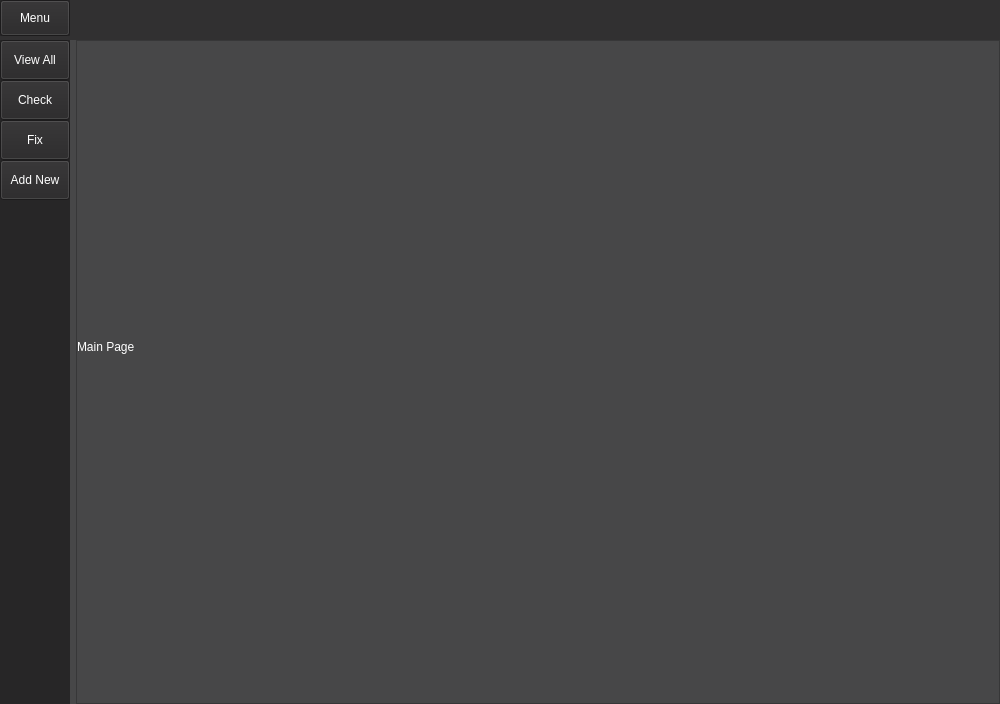
<?xml version="1.0" encoding="UTF-8"?>
<ui version="4.0">
 <class>MainWindow</class>
 <widget class="QMainWindow" name="MainWindow">
  <property name="geometry">
   <rect>
    <x>0</x>
    <y>0</y>
    <width>1000</width>
    <height>704</height>
   </rect>
  </property>
  <property name="minimumSize">
   <size>
    <width>1000</width>
    <height>500</height>
   </size>
  </property>
  <property name="windowTitle">
   <string>MainWindow</string>
  </property>
  <property name="styleSheet">
   <string notr="true">background-color: rgb(71, 71, 72);</string>
  </property>
  <widget class="QWidget" name="centralwidget">
   <layout class="QVBoxLayout" name="verticalLayout">
    <property name="spacing">
     <number>0</number>
    </property>
    <property name="leftMargin">
     <number>0</number>
    </property>
    <property name="topMargin">
     <number>0</number>
    </property>
    <property name="rightMargin">
     <number>0</number>
    </property>
    <property name="bottomMargin">
     <number>0</number>
    </property>
    <item>
     <widget class="QFrame" name="top_bar">
      <property name="minimumSize">
       <size>
        <width>0</width>
        <height>40</height>
       </size>
      </property>
      <property name="maximumSize">
       <size>
        <width>16777215</width>
        <height>40</height>
       </size>
      </property>
      <property name="styleSheet">
       <string notr="true">background-color: rgb(49, 48, 49);</string>
      </property>
      <property name="frameShape">
       <enum>QFrame::NoFrame</enum>
      </property>
      <property name="frameShadow">
       <enum>QFrame::Raised</enum>
      </property>
      <widget class="QFrame" name="frame_toggle">
       <property name="geometry">
        <rect>
         <x>0</x>
         <y>0</y>
         <width>70</width>
         <height>36</height>
        </rect>
       </property>
       <property name="maximumSize">
        <size>
         <width>70</width>
         <height>40</height>
        </size>
       </property>
       <property name="styleSheet">
        <string notr="true">background-color: rgb(39, 38, 39);</string>
       </property>
       <property name="frameShape">
        <enum>QFrame::NoFrame</enum>
       </property>
       <property name="frameShadow">
        <enum>QFrame::Raised</enum>
       </property>
       <layout class="QVBoxLayout" name="verticalLayout_2">
        <property name="spacing">
         <number>0</number>
        </property>
        <property name="leftMargin">
         <number>0</number>
        </property>
        <property name="topMargin">
         <number>0</number>
        </property>
        <property name="rightMargin">
         <number>0</number>
        </property>
        <property name="bottomMargin">
         <number>0</number>
        </property>
        <item>
         <widget class="QPushButton" name="menu_button">
          <property name="sizePolicy">
           <sizepolicy hsizetype="Expanding" vsizetype="Expanding">
            <horstretch>0</horstretch>
            <verstretch>0</verstretch>
           </sizepolicy>
          </property>
          <property name="styleSheet">
           <string notr="true">QPushButton{
	color: rgb(255,255,255);
}</string>
          </property>
          <property name="text">
           <string>Menu</string>
          </property>
         </widget>
        </item>
       </layout>
      </widget>
     </widget>
    </item>
    <item>
     <widget class="QFrame" name="Content">
      <property name="frameShape">
       <enum>QFrame::NoFrame</enum>
      </property>
      <property name="frameShadow">
       <enum>QFrame::Raised</enum>
      </property>
      <layout class="QHBoxLayout" name="horizontalLayout">
       <property name="spacing">
        <number>6</number>
       </property>
       <property name="leftMargin">
        <number>0</number>
       </property>
       <property name="topMargin">
        <number>0</number>
       </property>
       <property name="rightMargin">
        <number>0</number>
       </property>
       <property name="bottomMargin">
        <number>0</number>
       </property>
       <item>
        <widget class="QFrame" name="frame_left_menu">
         <property name="minimumSize">
          <size>
           <width>70</width>
           <height>0</height>
          </size>
         </property>
         <property name="maximumSize">
          <size>
           <width>70</width>
           <height>16777215</height>
          </size>
         </property>
         <property name="styleSheet">
          <string notr="true">background-color: rgb(39, 38 ,39);</string>
         </property>
         <property name="frameShape">
          <enum>QFrame::NoFrame</enum>
         </property>
         <property name="frameShadow">
          <enum>QFrame::Raised</enum>
         </property>
         <layout class="QVBoxLayout" name="verticalLayout_3">
          <property name="spacing">
           <number>0</number>
          </property>
          <property name="leftMargin">
           <number>0</number>
          </property>
          <property name="topMargin">
           <number>0</number>
          </property>
          <property name="rightMargin">
           <number>0</number>
          </property>
          <property name="bottomMargin">
           <number>0</number>
          </property>
          <item alignment="Qt::AlignTop">
           <widget class="QFrame" name="frame_top_menus">
            <property name="frameShape">
             <enum>QFrame::NoFrame</enum>
            </property>
            <property name="frameShadow">
             <enum>QFrame::Raised</enum>
            </property>
            <layout class="QVBoxLayout" name="verticalLayout_4">
             <property name="spacing">
              <number>0</number>
             </property>
             <property name="leftMargin">
              <number>0</number>
             </property>
             <property name="topMargin">
              <number>0</number>
             </property>
             <property name="rightMargin">
              <number>0</number>
             </property>
             <property name="bottomMargin">
              <number>0</number>
             </property>
             <item>
              <widget class="QPushButton" name="Btn_1">
               <property name="sizePolicy">
                <sizepolicy hsizetype="Expanding" vsizetype="Fixed">
                 <horstretch>0</horstretch>
                 <verstretch>0</verstretch>
                </sizepolicy>
               </property>
               <property name="minimumSize">
                <size>
                 <width>0</width>
                 <height>40</height>
                </size>
               </property>
               <property name="styleSheet">
                <string notr="true">QPushButton{
	color: rgb(255,255,255);
	background_color: rgb(39,38,39);
}
QPushButton:hover{
	background-color: rgb(77, 77, 78);
}</string>
               </property>
               <property name="text">
                <string>View All</string>
               </property>
              </widget>
             </item>
             <item>
              <widget class="QPushButton" name="Btn_2">
               <property name="minimumSize">
                <size>
                 <width>0</width>
                 <height>40</height>
                </size>
               </property>
               <property name="styleSheet">
                <string notr="true">QPushButton{
	color: rgb(255,255,255);
	background_color: rgb(39,38,39);
}
QPushButton:hover{
	background-color: rgb(77, 77, 78);
}</string>
               </property>
               <property name="text">
                <string>Check</string>
               </property>
              </widget>
             </item>
             <item>
              <widget class="QPushButton" name="Btn_3">
               <property name="minimumSize">
                <size>
                 <width>0</width>
                 <height>40</height>
                </size>
               </property>
               <property name="styleSheet">
                <string notr="true">QPushButton{
	color: rgb(255,255,255);
	background_color: rgb(39,38,39);
}
QPushButton:hover{
	background-color: rgb(77, 77, 78);
}</string>
               </property>
               <property name="text">
                <string>Fix</string>
               </property>
              </widget>
             </item>
             <item>
              <widget class="QPushButton" name="Btn_4">
               <property name="minimumSize">
                <size>
                 <width>0</width>
                 <height>40</height>
                </size>
               </property>
               <property name="styleSheet">
                <string notr="true">QPushButton{
	color: rgb(255,255,255);
	background_color: rgb(39,38,39);
}
QPushButton:hover{
	background-color: rgb(77, 77, 78);
}</string>
               </property>
               <property name="text">
                <string>Add New</string>
               </property>
              </widget>
             </item>
            </layout>
           </widget>
          </item>
         </layout>
        </widget>
       </item>
       <item>
        <widget class="QFrame" name="frame_pages">
         <property name="frameShape">
          <enum>QFrame::StyledPanel</enum>
         </property>
         <property name="frameShadow">
          <enum>QFrame::Raised</enum>
         </property>
         <layout class="QVBoxLayout" name="verticalLayout_5">
          <property name="spacing">
           <number>0</number>
          </property>
          <property name="leftMargin">
           <number>0</number>
          </property>
          <property name="topMargin">
           <number>0</number>
          </property>
          <property name="rightMargin">
           <number>0</number>
          </property>
          <property name="bottomMargin">
           <number>0</number>
          </property>
          <item>
           <widget class="QStackedWidget" name="Page_widgets">
            <widget class="QWidget" name="page_1">
             <property name="styleSheet">
              <string notr="true"/>
             </property>
             <widget class="QLabel" name="page_1_label">
              <property name="geometry">
               <rect>
                <x>0</x>
                <y>120</y>
                <width>611</width>
                <height>371</height>
               </rect>
              </property>
              <property name="styleSheet">
               <string notr="true">QLabel{
	color:rgb(255,255,255);
	font: 30pt &quot;.AppleSystemUIFont&quot;;
}

</string>
              </property>
              <property name="text">
               <string>Main Page</string>
              </property>
             </widget>
            </widget>
            <widget class="QWidget" name="page_2">
             <widget class="QLabel" name="page_2_label">
              <property name="geometry">
               <rect>
                <x>10</x>
                <y>10</y>
                <width>531</width>
                <height>111</height>
               </rect>
              </property>
              <property name="styleSheet">
               <string notr="true">QLabel{
	color:rgb(255,255,255);
	font: 15pt &quot;.AppleSystemUIFont&quot;;
}</string>
              </property>
              <property name="text">
               <string>TextLabel</string>
              </property>
             </widget>
             <widget class="QTableWidget" name="Table_Cve">
              <property name="geometry">
               <rect>
                <x>10</x>
                <y>150</y>
                <width>871</width>
                <height>421</height>
               </rect>
              </property>
             </widget>
            </widget>
            <widget class="QWidget" name="page_3">
             <widget class="QLabel" name="page_3_label">
              <property name="geometry">
               <rect>
                <x>30</x>
                <y>130</y>
                <width>311</width>
                <height>41</height>
               </rect>
              </property>
              <property name="styleSheet">
               <string notr="true">QLabel{
	color:rgb(255,255,255);
	font: 15pt &quot;.AppleSystemUIFont&quot;;
}</string>
              </property>
              <property name="text">
               <string>Page 3</string>
              </property>
             </widget>
             <widget class="QLabel" name="label_vul1">
              <property name="geometry">
               <rect>
                <x>30</x>
                <y>180</y>
                <width>180</width>
                <height>35</height>
               </rect>
              </property>
              <property name="styleSheet">
               <string notr="true">QLabel{
	color:rgb(255,255,255);
}</string>
              </property>
              <property name="text">
               <string>Vul 1</string>
              </property>
             </widget>
             <widget class="QPushButton" name="Btn_vul1">
              <property name="geometry">
               <rect>
                <x>250</x>
                <y>190</y>
                <width>113</width>
                <height>32</height>
               </rect>
              </property>
              <property name="styleSheet">
               <string notr="true">QPushButton
{
	color:rgb(255,255,255);
}

QPushButton:hover{
	background-color: rgb(77, 77, 78);
}</string>
              </property>
              <property name="text">
               <string>Check</string>
              </property>
             </widget>
             <widget class="QLabel" name="label_vul2">
              <property name="geometry">
               <rect>
                <x>30</x>
                <y>220</y>
                <width>180</width>
                <height>35</height>
               </rect>
              </property>
              <property name="styleSheet">
               <string notr="true">QLabel{
	color:rgb(255,255,255);
}</string>
              </property>
              <property name="text">
               <string>Vul 2</string>
              </property>
             </widget>
             <widget class="QLabel" name="label_vul3">
              <property name="geometry">
               <rect>
                <x>30</x>
                <y>260</y>
                <width>180</width>
                <height>35</height>
               </rect>
              </property>
              <property name="styleSheet">
               <string notr="true">QLabel{
	color:rgb(255,255,255);
}</string>
              </property>
              <property name="text">
               <string>Vul 3</string>
              </property>
             </widget>
             <widget class="QLabel" name="label_vul4">
              <property name="geometry">
               <rect>
                <x>30</x>
                <y>300</y>
                <width>180</width>
                <height>35</height>
               </rect>
              </property>
              <property name="styleSheet">
               <string notr="true">QLabel{
	color:rgb(255,255,255);
}</string>
              </property>
              <property name="text">
               <string>Vul 4</string>
              </property>
             </widget>
             <widget class="QLabel" name="label_vul5">
              <property name="geometry">
               <rect>
                <x>30</x>
                <y>340</y>
                <width>180</width>
                <height>35</height>
               </rect>
              </property>
              <property name="styleSheet">
               <string notr="true">QLabel{
	color:rgb(255,255,255);
}</string>
              </property>
              <property name="text">
               <string>Vul 5</string>
              </property>
             </widget>
             <widget class="QPushButton" name="Btn_vul2">
              <property name="geometry">
               <rect>
                <x>250</x>
                <y>230</y>
                <width>113</width>
                <height>32</height>
               </rect>
              </property>
              <property name="styleSheet">
               <string notr="true">QPushButton
{
	color:rgb(255,255,255);
}

QPushButton:hover{
	background-color: rgb(77, 77, 78);
}</string>
              </property>
              <property name="text">
               <string>Check</string>
              </property>
             </widget>
             <widget class="QPushButton" name="Btn_vul3">
              <property name="geometry">
               <rect>
                <x>250</x>
                <y>270</y>
                <width>113</width>
                <height>32</height>
               </rect>
              </property>
              <property name="styleSheet">
               <string notr="true">QPushButton
{
	color:rgb(255,255,255);
}

QPushButton:hover{
	background-color: rgb(77, 77, 78);
}</string>
              </property>
              <property name="text">
               <string>Check</string>
              </property>
             </widget>
             <widget class="QPushButton" name="Btn_vul5">
              <property name="geometry">
               <rect>
                <x>250</x>
                <y>350</y>
                <width>113</width>
                <height>32</height>
               </rect>
              </property>
              <property name="styleSheet">
               <string notr="true">QPushButton
{
	color:rgb(255,255,255);
}

QPushButton:hover{
	background-color: rgb(77, 77, 78);
}</string>
              </property>
              <property name="text">
               <string>Check</string>
              </property>
             </widget>
             <widget class="QPushButton" name="Btn_vul4">
              <property name="geometry">
               <rect>
                <x>250</x>
                <y>310</y>
                <width>113</width>
                <height>32</height>
               </rect>
              </property>
              <property name="styleSheet">
               <string notr="true">QPushButton
{
	color:rgb(255,255,255);
}

QPushButton:hover{
	background-color: rgb(77, 77, 78);
}</string>
              </property>
              <property name="text">
               <string>Check</string>
              </property>
             </widget>
            </widget>
            <widget class="QWidget" name="page_4">
             <widget class="QLabel" name="page_4_label">
              <property name="geometry">
               <rect>
                <x>20</x>
                <y>110</y>
                <width>111</width>
                <height>41</height>
               </rect>
              </property>
              <property name="styleSheet">
               <string notr="true">QLabel{
	color:rgb(255,255,255);
	font: 15pt &quot;.AppleSystemUIFont&quot;;
}</string>
              </property>
              <property name="text">
               <string>Available Fixes</string>
              </property>
              <property name="textFormat">
               <enum>Qt::PlainText</enum>
              </property>
              <property name="alignment">
               <set>Qt::AlignCenter</set>
              </property>
             </widget>
             <widget class="QPushButton" name="Btn_fix">
              <property name="geometry">
               <rect>
                <x>20</x>
                <y>470</y>
                <width>113</width>
                <height>32</height>
               </rect>
              </property>
              <property name="styleSheet">
               <string notr="true">QPushButton{
	color: rgb(255,255,255);
}
QPushButton:hover{
	background-color: rgb(77, 77, 78);
}</string>
              </property>
              <property name="text">
               <string>Fix</string>
              </property>
             </widget>
             <widget class="QRadioButton" name="radioButton_1">
              <property name="geometry">
               <rect>
                <x>20</x>
                <y>140</y>
                <width>190</width>
                <height>60</height>
               </rect>
              </property>
              <property name="styleSheet">
               <string notr="true">QRadioButton{
	color: rgb(255,255,255);
}</string>
              </property>
              <property name="text">
               <string>CVE-2019-14271 </string>
              </property>
             </widget>
             <widget class="QRadioButton" name="radioButton_2">
              <property name="geometry">
               <rect>
                <x>20</x>
                <y>200</y>
                <width>190</width>
                <height>60</height>
               </rect>
              </property>
              <property name="styleSheet">
               <string notr="true">QRadioButton{
	color: rgb(255,255,255);
}</string>
              </property>
              <property name="text">
               <string>CVE-2019-13139</string>
              </property>
             </widget>
             <widget class="QRadioButton" name="radioButton_3">
              <property name="geometry">
               <rect>
                <x>20</x>
                <y>260</y>
                <width>190</width>
                <height>60</height>
               </rect>
              </property>
              <property name="styleSheet">
               <string notr="true">QRadioButton{
	color: rgb(255,255,255);
}</string>
              </property>
              <property name="text">
               <string>CVE-2019-5736</string>
              </property>
             </widget>
             <widget class="QRadioButton" name="radioButton_4">
              <property name="geometry">
               <rect>
                <x>20</x>
                <y>320</y>
                <width>190</width>
                <height>60</height>
               </rect>
              </property>
              <property name="styleSheet">
               <string notr="true">QRadioButton{
	color: rgb(255,255,255);
}</string>
              </property>
              <property name="text">
               <string>CVE-4-</string>
              </property>
             </widget>
             <widget class="QRadioButton" name="radioButton_5">
              <property name="geometry">
               <rect>
                <x>20</x>
                <y>380</y>
                <width>190</width>
                <height>60</height>
               </rect>
              </property>
              <property name="styleSheet">
               <string notr="true">QRadioButton{
	color: rgb(255,255,255);
}</string>
              </property>
              <property name="text">
               <string>CVE-5-</string>
              </property>
             </widget>
            </widget>
            <widget class="QWidget" name="page_5">
             <widget class="QLabel" name="page_5_label">
              <property name="geometry">
               <rect>
                <x>20</x>
                <y>20</y>
                <width>841</width>
                <height>61</height>
               </rect>
              </property>
              <property name="styleSheet">
               <string notr="true">QLabel{
	color:rgb(255,255,255);
	font: 30pt &quot;.AppleSystemUIFont&quot;;
}
</string>
              </property>
              <property name="text">
               <string>Page 5</string>
              </property>
             </widget>
             <widget class="QTextBrowser" name="textBrowser">
              <property name="geometry">
               <rect>
                <x>20</x>
                <y>130</y>
                <width>71</width>
                <height>41</height>
               </rect>
              </property>
              <property name="frameShape">
               <enum>QFrame::NoFrame</enum>
              </property>
              <property name="html">
               <string>&lt;!DOCTYPE HTML PUBLIC &quot;-//W3C//DTD HTML 4.0//EN&quot; &quot;http://www.w3.org/TR/REC-html40/strict.dtd&quot;&gt;
&lt;html&gt;&lt;head&gt;&lt;meta name=&quot;qrichtext&quot; content=&quot;1&quot; /&gt;&lt;style type=&quot;text/css&quot;&gt;
p, li { white-space: pre-wrap; }
&lt;/style&gt;&lt;/head&gt;&lt;body style=&quot; font-family:'SimSun'; font-size:9pt; font-weight:400; font-style:normal;&quot;&gt;
&lt;p style=&quot; margin-top:0px; margin-bottom:0px; margin-left:0px; margin-right:0px; -qt-block-indent:0; text-indent:0px;&quot;&gt;&lt;span style=&quot; font-size:18pt; color:#ffffff;&quot;&gt;Name&lt;/span&gt;&lt;/p&gt;&lt;/body&gt;&lt;/html&gt;</string>
              </property>
             </widget>
             <widget class="QTextEdit" name="cve_name">
              <property name="geometry">
               <rect>
                <x>240</x>
                <y>130</y>
                <width>431</width>
                <height>41</height>
               </rect>
              </property>
             </widget>
             <widget class="QTextBrowser" name="textBrowser_2">
              <property name="geometry">
               <rect>
                <x>20</x>
                <y>190</y>
                <width>171</width>
                <height>41</height>
               </rect>
              </property>
              <property name="frameShape">
               <enum>QFrame::NoFrame</enum>
              </property>
              <property name="html">
               <string>&lt;!DOCTYPE HTML PUBLIC &quot;-//W3C//DTD HTML 4.0//EN&quot; &quot;http://www.w3.org/TR/REC-html40/strict.dtd&quot;&gt;
&lt;html&gt;&lt;head&gt;&lt;meta name=&quot;qrichtext&quot; content=&quot;1&quot; /&gt;&lt;style type=&quot;text/css&quot;&gt;
p, li { white-space: pre-wrap; }
&lt;/style&gt;&lt;/head&gt;&lt;body style=&quot; font-family:'SimSun'; font-size:9pt; font-weight:400; font-style:normal;&quot;&gt;
&lt;p style=&quot; margin-top:0px; margin-bottom:0px; margin-left:0px; margin-right:0px; -qt-block-indent:0; text-indent:0px;&quot;&gt;&lt;span style=&quot; font-size:18pt; color:#ffffff;&quot;&gt;Description&lt;/span&gt;&lt;/p&gt;&lt;/body&gt;&lt;/html&gt;</string>
              </property>
             </widget>
             <widget class="QTextEdit" name="cve_description">
              <property name="geometry">
               <rect>
                <x>240</x>
                <y>190</y>
                <width>431</width>
                <height>191</height>
               </rect>
              </property>
             </widget>
             <widget class="QTextBrowser" name="textBrowser_3">
              <property name="geometry">
               <rect>
                <x>20</x>
                <y>400</y>
                <width>171</width>
                <height>41</height>
               </rect>
              </property>
              <property name="frameShape">
               <enum>QFrame::NoFrame</enum>
              </property>
              <property name="html">
               <string>&lt;!DOCTYPE HTML PUBLIC &quot;-//W3C//DTD HTML 4.0//EN&quot; &quot;http://www.w3.org/TR/REC-html40/strict.dtd&quot;&gt;
&lt;html&gt;&lt;head&gt;&lt;meta name=&quot;qrichtext&quot; content=&quot;1&quot; /&gt;&lt;style type=&quot;text/css&quot;&gt;
p, li { white-space: pre-wrap; }
&lt;/style&gt;&lt;/head&gt;&lt;body style=&quot; font-family:'SimSun'; font-size:9pt; font-weight:400; font-style:normal;&quot;&gt;
&lt;p style=&quot; margin-top:0px; margin-bottom:0px; margin-left:0px; margin-right:0px; -qt-block-indent:0; text-indent:0px;&quot;&gt;&lt;span style=&quot; font-size:18pt; color:#ffffff;&quot;&gt;CVSS&lt;/span&gt;&lt;/p&gt;&lt;/body&gt;&lt;/html&gt;</string>
              </property>
             </widget>
             <widget class="QTextEdit" name="cve_cvss">
              <property name="geometry">
               <rect>
                <x>240</x>
                <y>400</y>
                <width>431</width>
                <height>41</height>
               </rect>
              </property>
             </widget>
             <widget class="QTextBrowser" name="textBrowser_4">
              <property name="geometry">
               <rect>
                <x>20</x>
                <y>460</y>
                <width>171</width>
                <height>41</height>
               </rect>
              </property>
              <property name="frameShape">
               <enum>QFrame::NoFrame</enum>
              </property>
              <property name="html">
               <string>&lt;!DOCTYPE HTML PUBLIC &quot;-//W3C//DTD HTML 4.0//EN&quot; &quot;http://www.w3.org/TR/REC-html40/strict.dtd&quot;&gt;
&lt;html&gt;&lt;head&gt;&lt;meta name=&quot;qrichtext&quot; content=&quot;1&quot; /&gt;&lt;style type=&quot;text/css&quot;&gt;
p, li { white-space: pre-wrap; }
&lt;/style&gt;&lt;/head&gt;&lt;body style=&quot; font-family:'SimSun'; font-size:9pt; font-weight:400; font-style:normal;&quot;&gt;
&lt;p style=&quot; margin-top:0px; margin-bottom:0px; margin-left:0px; margin-right:0px; -qt-block-indent:0; text-indent:0px;&quot;&gt;&lt;span style=&quot; font-size:18pt; color:#ffffff;&quot;&gt;Link&lt;/span&gt;&lt;/p&gt;&lt;/body&gt;&lt;/html&gt;</string>
              </property>
             </widget>
             <widget class="QTextEdit" name="cve_link">
              <property name="geometry">
               <rect>
                <x>240</x>
                <y>460</y>
                <width>431</width>
                <height>41</height>
               </rect>
              </property>
             </widget>
             <widget class="QTextBrowser" name="textBrowser_5">
              <property name="geometry">
               <rect>
                <x>20</x>
                <y>520</y>
                <width>171</width>
                <height>41</height>
               </rect>
              </property>
              <property name="frameShape">
               <enum>QFrame::NoFrame</enum>
              </property>
              <property name="html">
               <string>&lt;!DOCTYPE HTML PUBLIC &quot;-//W3C//DTD HTML 4.0//EN&quot; &quot;http://www.w3.org/TR/REC-html40/strict.dtd&quot;&gt;
&lt;html&gt;&lt;head&gt;&lt;meta name=&quot;qrichtext&quot; content=&quot;1&quot; /&gt;&lt;style type=&quot;text/css&quot;&gt;
p, li { white-space: pre-wrap; }
&lt;/style&gt;&lt;/head&gt;&lt;body style=&quot; font-family:'SimSun'; font-size:9pt; font-weight:400; font-style:normal;&quot;&gt;
&lt;p style=&quot; margin-top:0px; margin-bottom:0px; margin-left:0px; margin-right:0px; -qt-block-indent:0; text-indent:0px;&quot;&gt;&lt;span style=&quot; font-size:18pt; color:#ffffff;&quot;&gt;Script&lt;/span&gt;&lt;/p&gt;&lt;/body&gt;&lt;/html&gt;</string>
              </property>
              <property name="overwriteMode">
               <bool>false</bool>
              </property>
             </widget>
             <widget class="QTextEdit" name="cve_script">
              <property name="geometry">
               <rect>
                <x>240</x>
                <y>520</y>
                <width>431</width>
                <height>41</height>
               </rect>
              </property>
             </widget>
             <widget class="QPushButton" name="cve_add">
              <property name="geometry">
               <rect>
                <x>730</x>
                <y>590</y>
                <width>91</width>
                <height>41</height>
               </rect>
              </property>
              <property name="palette">
               <palette>
                <active>
                 <colorrole role="WindowText">
                  <brush brushstyle="SolidPattern">
                   <color alpha="255">
                    <red>255</red>
                    <green>255</green>
                    <blue>255</blue>
                   </color>
                  </brush>
                 </colorrole>
                 <colorrole role="Button">
                  <brush brushstyle="SolidPattern">
                   <color alpha="255">
                    <red>71</red>
                    <green>71</green>
                    <blue>72</blue>
                   </color>
                  </brush>
                 </colorrole>
                 <colorrole role="Text">
                  <brush brushstyle="SolidPattern">
                   <color alpha="255">
                    <red>255</red>
                    <green>255</green>
                    <blue>255</blue>
                   </color>
                  </brush>
                 </colorrole>
                 <colorrole role="ButtonText">
                  <brush brushstyle="SolidPattern">
                   <color alpha="255">
                    <red>255</red>
                    <green>255</green>
                    <blue>255</blue>
                   </color>
                  </brush>
                 </colorrole>
                 <colorrole role="Base">
                  <brush brushstyle="SolidPattern">
                   <color alpha="255">
                    <red>71</red>
                    <green>71</green>
                    <blue>72</blue>
                   </color>
                  </brush>
                 </colorrole>
                 <colorrole role="Window">
                  <brush brushstyle="SolidPattern">
                   <color alpha="255">
                    <red>71</red>
                    <green>71</green>
                    <blue>72</blue>
                   </color>
                  </brush>
                 </colorrole>
                 <colorrole role="PlaceholderText">
                  <brush brushstyle="SolidPattern">
                   <color alpha="128">
                    <red>255</red>
                    <green>255</green>
                    <blue>255</blue>
                   </color>
                  </brush>
                 </colorrole>
                </active>
                <inactive>
                 <colorrole role="WindowText">
                  <brush brushstyle="SolidPattern">
                   <color alpha="255">
                    <red>255</red>
                    <green>255</green>
                    <blue>255</blue>
                   </color>
                  </brush>
                 </colorrole>
                 <colorrole role="Button">
                  <brush brushstyle="SolidPattern">
                   <color alpha="255">
                    <red>71</red>
                    <green>71</green>
                    <blue>72</blue>
                   </color>
                  </brush>
                 </colorrole>
                 <colorrole role="Text">
                  <brush brushstyle="SolidPattern">
                   <color alpha="255">
                    <red>255</red>
                    <green>255</green>
                    <blue>255</blue>
                   </color>
                  </brush>
                 </colorrole>
                 <colorrole role="ButtonText">
                  <brush brushstyle="SolidPattern">
                   <color alpha="255">
                    <red>255</red>
                    <green>255</green>
                    <blue>255</blue>
                   </color>
                  </brush>
                 </colorrole>
                 <colorrole role="Base">
                  <brush brushstyle="SolidPattern">
                   <color alpha="255">
                    <red>71</red>
                    <green>71</green>
                    <blue>72</blue>
                   </color>
                  </brush>
                 </colorrole>
                 <colorrole role="Window">
                  <brush brushstyle="SolidPattern">
                   <color alpha="255">
                    <red>71</red>
                    <green>71</green>
                    <blue>72</blue>
                   </color>
                  </brush>
                 </colorrole>
                 <colorrole role="PlaceholderText">
                  <brush brushstyle="SolidPattern">
                   <color alpha="128">
                    <red>255</red>
                    <green>255</green>
                    <blue>255</blue>
                   </color>
                  </brush>
                 </colorrole>
                </inactive>
                <disabled>
                 <colorrole role="WindowText">
                  <brush brushstyle="SolidPattern">
                   <color alpha="255">
                    <red>144</red>
                    <green>144</green>
                    <blue>144</blue>
                   </color>
                  </brush>
                 </colorrole>
                 <colorrole role="Button">
                  <brush brushstyle="SolidPattern">
                   <color alpha="255">
                    <red>71</red>
                    <green>71</green>
                    <blue>72</blue>
                   </color>
                  </brush>
                 </colorrole>
                 <colorrole role="Text">
                  <brush brushstyle="SolidPattern">
                   <color alpha="255">
                    <red>144</red>
                    <green>144</green>
                    <blue>144</blue>
                   </color>
                  </brush>
                 </colorrole>
                 <colorrole role="ButtonText">
                  <brush brushstyle="SolidPattern">
                   <color alpha="255">
                    <red>144</red>
                    <green>144</green>
                    <blue>144</blue>
                   </color>
                  </brush>
                 </colorrole>
                 <colorrole role="Base">
                  <brush brushstyle="SolidPattern">
                   <color alpha="255">
                    <red>71</red>
                    <green>71</green>
                    <blue>72</blue>
                   </color>
                  </brush>
                 </colorrole>
                 <colorrole role="Window">
                  <brush brushstyle="SolidPattern">
                   <color alpha="255">
                    <red>71</red>
                    <green>71</green>
                    <blue>72</blue>
                   </color>
                  </brush>
                 </colorrole>
                 <colorrole role="PlaceholderText">
                  <brush brushstyle="SolidPattern">
                   <color alpha="128">
                    <red>48</red>
                    <green>48</green>
                    <blue>48</blue>
                   </color>
                  </brush>
                 </colorrole>
                </disabled>
               </palette>
              </property>
              <property name="font">
               <font>
                <pointsize>16</pointsize>
               </font>
              </property>
              <property name="text">
               <string>Add</string>
              </property>
             </widget>
             <widget class="QTextBrowser" name="outstate">
              <property name="geometry">
               <rect>
                <x>310</x>
                <y>580</y>
                <width>231</width>
                <height>51</height>
               </rect>
              </property>
              <property name="frameShape">
               <enum>QFrame::NoFrame</enum>
              </property>
             </widget>
            </widget>
           </widget>
          </item>
         </layout>
        </widget>
       </item>
      </layout>
     </widget>
    </item>
   </layout>
  </widget>
 </widget>
 <resources/>
 <connections/>
</ui>
